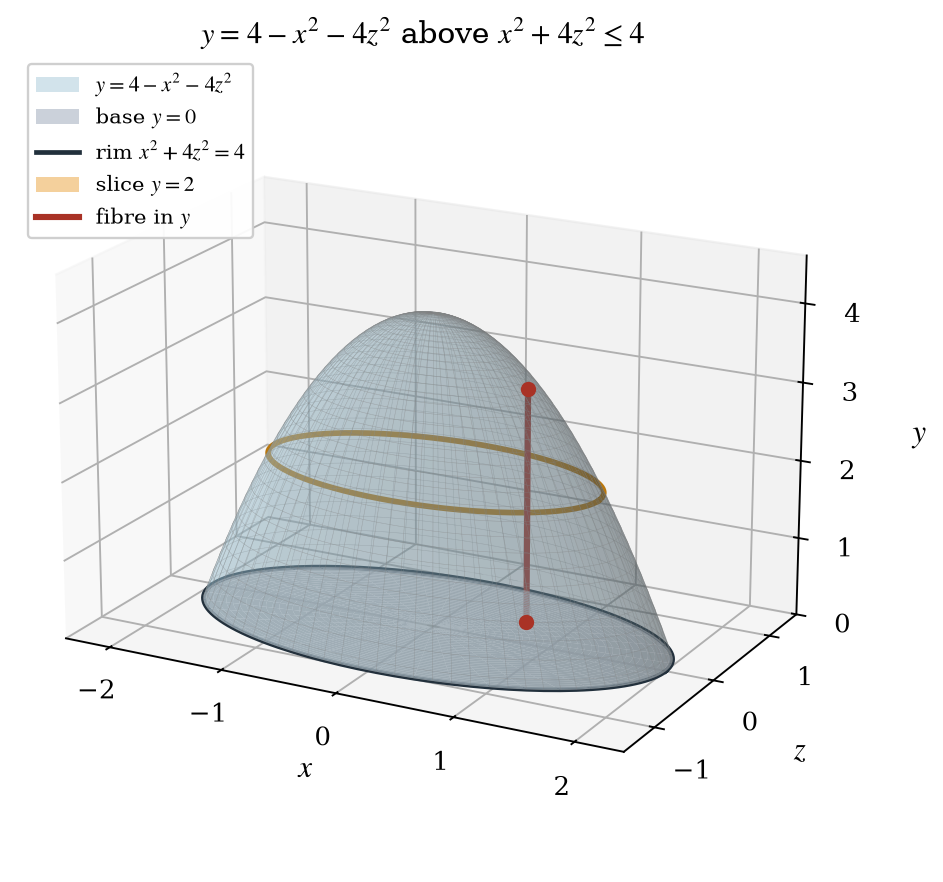

Source code (Python):
"""Draw the elliptic paraboloid cap y = 4 - x^2 - 4z^2 above the plane y = 0.

The surface, the base, one horizontal cross-section, and one fibre in the y-direction are
drawn in one 3-D view.  The script writes part1_figure1.png and part1_figure1.b64.txt.

Usage:
    python part1_figure1.py
"""

import base64
from pathlib import Path

import matplotlib.pyplot as plt
import numpy as np
from matplotlib.lines import Line2D
from matplotlib.patches import Patch

plt.rcParams.update({
    "font.family": "serif",
    "mathtext.fontset": "stix",
    "axes.labelsize": 13,
    "font.size": 11,
})


def save(figure: plt.Figure, name: str) -> None:
    """Write the PNG file and its Base64 sidecar file.

    Args:
        figure: The matplotlib figure to save.
        name: The file name without extension.
    """
    png = Path(name + ".png")
    figure.savefig(png, dpi=170, bbox_inches="tight")
    text = base64.b64encode(png.read_bytes()).decode("ascii")
    Path(name + ".b64.txt").write_text(text, encoding="ascii")
    print(f"{png}: {png.stat().st_size} bytes, base64 length {len(text)}")


def main() -> None:
    """Build the figure and save it."""
    theta = np.linspace(0.0, 2.0 * np.pi, 160)
    radial = np.linspace(0.0, 1.0, 70)
    radius, angle = np.meshgrid(radial, theta)
    x_surface = 2.0 * radius * np.cos(angle)
    z_surface = radius * np.sin(angle)
    y_surface = 4.0 * (1.0 - radius**2)

    figure = plt.figure(figsize=(7.6, 6.2))
    axes = figure.add_subplot(111, projection="3d")

    axes.plot_surface(x_surface, z_surface, y_surface, color="#9dc3d4", alpha=0.30,
                      rstride=2, cstride=2, linewidth=0.20, edgecolor="0.52", antialiased=True)
    axes.plot_surface(x_surface, z_surface, np.zeros_like(y_surface), color="#c9cfd8", alpha=0.85,
                      linewidth=0, antialiased=True)

    half = np.sqrt(2.0)
    slice_x = half * np.cos(theta)
    slice_z = 0.5 * half * np.sin(theta)
    axes.plot_surface(np.array([slice_x]), np.array([slice_z]), np.full((1, theta.size), 2.0),
                      color="#f3c88b", alpha=0.55, linewidth=0, antialiased=True)

    axes.plot(2.0 * np.cos(theta), np.sin(theta), np.zeros_like(theta), color="#22303c", linewidth=2.0)
    axes.plot(slice_x, slice_z, np.full_like(theta, 2.0), color="#b9770e", linewidth=2.4)

    axes.plot([0.6, 0.6], [0.4, 0.4], [0.0, 3.0], color="#a93226", linestyle="-", linewidth=2.6)
    axes.scatter([0.6], [0.4], [0.0], color="#a93226", s=30, depthshade=False)
    axes.scatter([0.6], [0.4], [3.0], color="#a93226", s=30, depthshade=False)

    axes.set_xlabel(r"$x$", labelpad=6)
    axes.set_ylabel(r"$z$", labelpad=6)
    axes.set_zlabel(r"$y$", labelpad=8)
    axes.set_xlim(-2.4, 2.4)
    axes.set_ylim(-1.5, 1.5)
    axes.set_zlim(0.0, 4.6)
    axes.set_xticks([-2, -1, 0, 1, 2])
    axes.set_yticks([-1, 0, 1])
    axes.set_zticks([0, 1, 2, 3, 4])
    axes.view_init(elev=19, azim=-62)
    axes.set_box_aspect((1.50, 0.98, 0.92))

    handles = [
        Patch(facecolor="#9dc3d4", alpha=0.45, label=r"$y = 4 - x^{2} - 4z^{2}$"),
        Patch(facecolor="#c9cfd8", alpha=0.95, label=r"base $y = 0$"),
        Line2D([], [], color="#22303c", linewidth=2.0, label=r"rim $x^{2} + 4z^{2} = 4$"),
        Patch(facecolor="#f3c88b", alpha=0.85, label=r"slice $y = 2$"),
        Line2D([], [], color="#a93226", linewidth=2.6, label="fibre in $y$"),
    ]
    axes.legend(handles=handles, loc="upper left", fontsize=9, framealpha=0.93)

    axes.set_title(r"$y = 4 - x^{2} - 4z^{2}$ above $x^{2} + 4z^{2} \leq 4$", fontsize=12.5, pad=4)

    save(figure, "part1_figure1")
    plt.close(figure)


if __name__ == "__main__":
    main()
